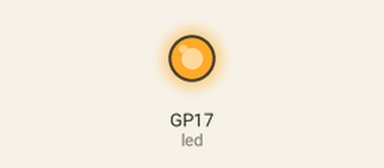
The program below on a simulated Raspberry Pi Pico running MicroPython. Shown: output pins drawn as LEDs (lit = HIGH).

Above: at 1.0 s.
At 3.0 s:
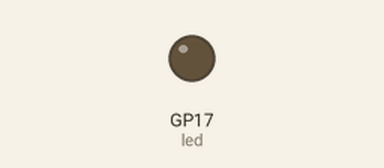
Timing chart, 0 to 5.2 s (numbered marks = the images above):
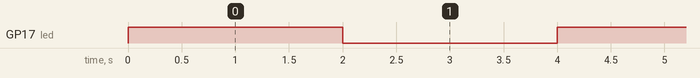

The program:

Alarma_PIR.py
```python
#Declaramos librerias
from machine import Pin
import time
#Definimos el pin de entrada para el sensor
sensor_pir = Pin(16, Pin.IN, Pin.PULL_DOWN)
#Pin de salida para el led
led = Pin(17, Pin.OUT)
#Valor inicial del led
led.value(0)
#Interrupción que se ejecutará cuando el sensor se active
def pir_handler(pin):
    print("Presencia detectada")
    #Ciclo For para hacer parpadear el led, se repite 50 veces
    for i in range (50):
        #Instrucción para cambiar el estado del led
        led.toggle()
        #Intrucción para pausar 100mS la compilación del código
        time.sleep_ms(100)
#Activamos la interrupción
sensor_pir.irq(trigger = Pin.IRQ_RISING, handler=  pir_handler)
#Menú principal
while True:
    #Instrucción para cambiar el estado del led
    led.toggle()
    time.sleep(2)
```

Measured:
- by itself, GP17 (led): alternates HIGH for 2.0 s and LOW for 2.0 s
